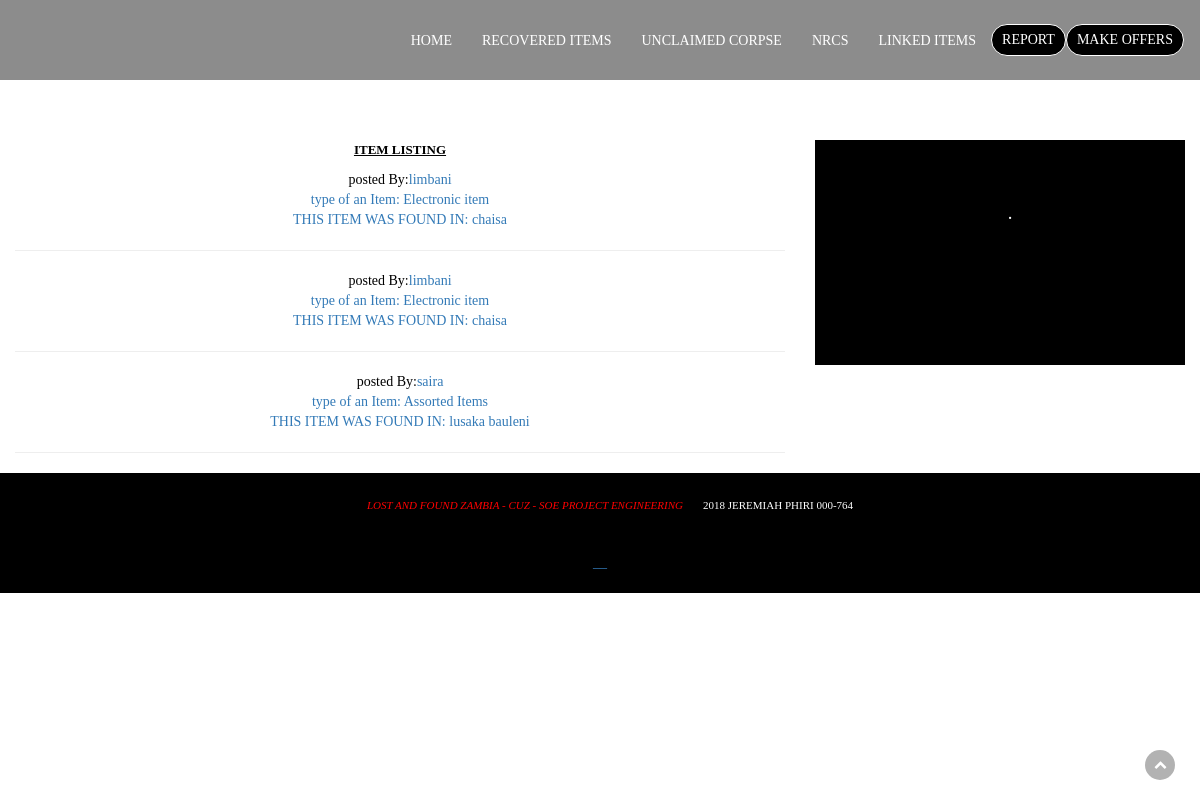
Page /alllist.php on the committed database.
### tables this page shows
CREATE TABLE `generalitems` (
  `ID` int(233) NOT NULL,
  `category` varchar(200) NOT NULL,
  `entity` varchar(90) NOT NULL,
  `feature` varchar(200) NOT NULL,
  `body` varchar(8000) NOT NULL,
  `itemtype` varchar(255) DEFAULT NULL,
  `album` varchar(1000) NOT NULL,
  `image` varchar(255) NOT NULL,
  `year` varchar(255) NOT NULL,
  `audio` int(255) NOT NULL,
  `comment` int(100) NOT NULL,
  `uploader` varchar(255) NOT NULL,
  `claims` varchar(25) NOT NULL,
  `claimer` varchar(255) NOT NULL,
  `claimercontacts` varchar(255) NOT NULL,
  `collected` int(4) NOT NULL,
  `giver` varchar(250) NOT NULL,
  `givercontacts` varchar(255) NOT NULL,
  `itemlocation` varchar(10000) NOT NULL
);

### alllist.php (the view, shortened to what this page needs)
<?php include("head.php");
      include ("header.php");
?>
<section id="abouts" class="abouts">
<br><br><br><br><br><br><br>
                        <div class="col-md-8  col-lg-8 col-xs-12">
                            <div class="single_abouts_text">
                                   <H5> <B><STRONG><CENTER><U>ITEM LISTING</U></CENTER></STRONG></B>
										</H5>
                                    </div>
                                    <ul>
									<?php
                                       $call= mysqli_query($connection,"SELECT * from generalitems WHERE category='aproved' AND itemtype!='NRC' AND itemtype!='unclaimedBody' AND collected=0");
										while($fetch=mysqli_fetch_array($call))
										{
											echo "<center>",
											"posted By:",
											           "<a href='details.php?ID={$fetch['ID']}'>"
													  . $fetch['entity'],
													  " ","<br />",
													  " type of an Item:", " ",
													    $fetch['itemtype'],
														 "<br />"," ","THIS ITEM WAS FOUND IN: "," ",
														$fetch['body'],
													       "<hr />",
													        "</a>",
											    "</center>";
										}
									?>
                                    </ul>
                            </div>
						<div class="col-md-6  col-lg-4 col-xs-12">
                            <h5>	<?php
										include("footer.php");
										?>

### assets/css/style.css (style rules this page uses)
html, body { background-color: #0000;musa font-size: 15px; color: #565656; width: 100%; padding: 0; margin-left: 0; margin-right: 0; font-family: 'Times New Roman', Times, serif; font-weight: 300; }
a, a:hover, a:active, a:focus { text-decoration: none; outline: none; }
a, button, a span { -webkit-transition: 0.2s ease-in-out; -o-transition: 0.2s ease-in-out; transition: 0.2s ease-in-out; }
*, *:before, *:after { -webkit-box-sizing: border-box; -moz-box-sizing: border-box; box-sizing: border-box; }
ol, ul { list-style: none; padding: 0; }
h4, h5 { font-weight: 300; margin: 0; line-height: 2rem; font-family: 'Times New Roman', Times, serif; }
h5 { font-size: 1.3rem; margin-bottom: 1rem; }
section { margin:0; }
.abouts { background-color:white; color:black; background-size: cover; width: 100%; overflow: hidden; }
.single_abouts_text { border-radius:4px; }

### rows in the picture
generalitems: entity "limbani", itemtype "Electronic item", body "chaisa"
generalitems: entity "limbani", itemtype "Electronic item", body "chaisa"
generalitems: entity "saira", itemtype "Assorted Items", body "lusaka bauleni"
